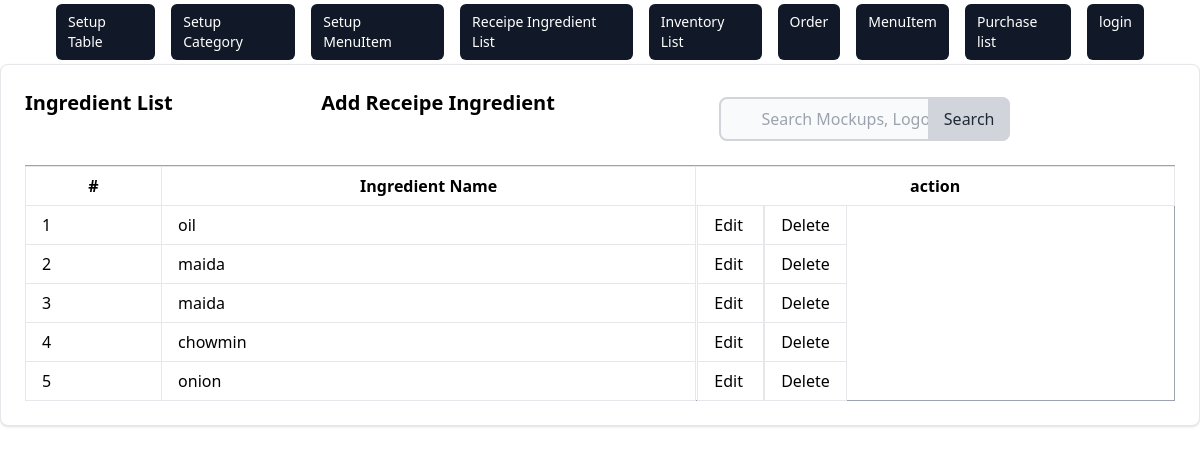
Screenshot of /menu/ingredient/list/ with the database file from the repository.
### menu/models.py (models this page shows, shortened)
class Ingredient(models.Model):
    name = models.CharField(max_length=50)
    quantity = models.FloatField(null=True)

### menu/views.py (the view)
# urls.py: path('ingredient/list/', views.IngredientListView.as_view(),
class IngredientListView(ListView):
    model = Ingredient
    template_name = 'menu/ingredient/ingredient_list.html'
    success_url = reverse_lazy('menu:ingredient_list')

### menu/templates/menu/ingredient/ingredient_list.html (shortened to what this page needs)
{% extends 'inventory/base.html' %} {% block content %}
<div class="card max-w-80%  p-6 bg-white border border-gray-200 rounded-lg shadow dark:bg-gray-800 dark:border-gray-400">
  <div class="row">
    <div class="flex ingredients-center justify-between">
        <h5 class="text-xl font-semibold">Ingredient  List</h5>
        <a href="{% url 'menu:ingredient_create' %}" class="text-xl font-semibold text-grey-200 hover:underline hover:text-blue-00 ml-auto">
         <h5>  Add Receipe Ingredient</h5>
        </a>
      <form method="get" action="{% url 'menu:ingredient_search' %}" class="max-w-md mx-auto px-4 py-2 justify-end">
        <div class="relative">
            <input
            type="search"
            id="default-search"
            name='q'
            class="block w-full pl-10 pr-4 py-2 rounded-lg border-2 border-gray-300 bg-gray-50 focus:ring-blue-500 focus:border-blue-500"
            placeholder="Search Mockups, Logos..."
            required
          />
          <button
            type="submit"
            class="absolute inset-y-0 right-0 px-4 py-2 bg-gray-300 text-gray-800 rounded-r-lg hover:bg-gray-400 focus:outline-none focus:bg-gray-400"
          >
            Search
          </button>
        </div>
      </form>
    </div>
      <div class="card-body">
        <table class="table-auto w-full border-collapse border border-gray-400 table-bordered">
          <th class="px-1 py-0">
            <tr>
              <th class="px-4 py-2 border px-4 py-2" >#</th>
              <th class="px-4 py-2  border px-4 py-2 ">Ingredient Name</th>
              <th col="3" class="px-0 py-0  border ">action</th>
            </tr>
          </th>
          <tbody>
            {% if object_list %} {% for ingredient in object_list %}
            <tr>
              <td class="border px-4 py-2">{{ ingredient.id}}</td>
              <td class="border px-4 py-2">{{ ingredient.name }}</td>
              <td>
                <a  class="border px-4 py-2"  href="{% url 'menu:ingredient_update' ingredient.id  %}"> Edit </a>
                <a  class="border px-4 py-2" href="{% url 'menu:ingredient_delete' ingredient.id %}" > Delete </a>
              </td>
            </tr>
          {% endfor %}
          {% else %}
            <tr><td colspan="8" class="border px-4 py-2">No ingredient found</td></tr>
          {% endif %}
          </tbody>
        </table>
      </div>
    </div>
  </div>
  </div>
{% endblock %}

### rows the page displays
Ingredient: id "1", name "oil"
Ingredient: id "2", name "maida"
Ingredient: id "3", name "maida"
Ingredient: id "4", name "chowmin"
Ingredient: id "5", name "onion"
